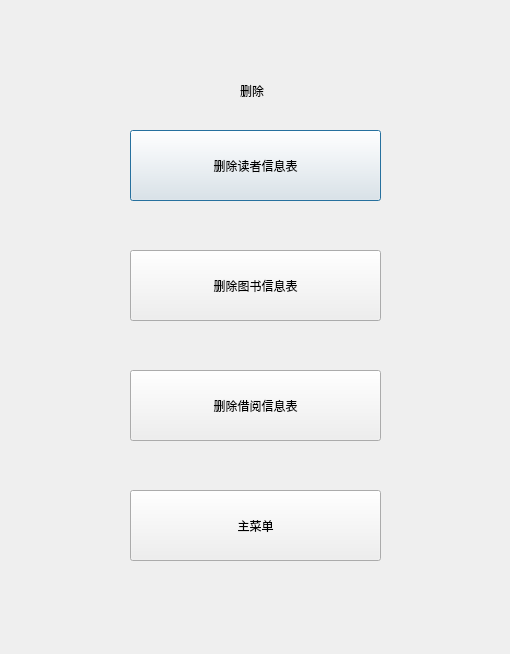
<?xml version="1.0" encoding="UTF-8"?>
<ui version="4.0">
 <class>Dialog</class>
 <widget class="QDialog" name="Dialog">
  <property name="geometry">
   <rect>
    <x>0</x>
    <y>0</y>
    <width>510</width>
    <height>654</height>
   </rect>
  </property>
  <property name="windowTitle">
   <string>删除</string>
  </property>
  <widget class="QLabel" name="label">
   <property name="geometry">
    <rect>
     <x>240</x>
     <y>60</y>
     <width>121</width>
     <height>61</height>
    </rect>
   </property>
   <property name="toolTipDuration">
    <number>-5</number>
   </property>
   <property name="text">
    <string>删除</string>
   </property>
  </widget>
  <widget class="QPushButton" name="pushButton">
   <property name="geometry">
    <rect>
     <x>130</x>
     <y>130</y>
     <width>251</width>
     <height>71</height>
    </rect>
   </property>
   <property name="toolTipDuration">
    <number>-1</number>
   </property>
   <property name="text">
    <string>删除读者信息表</string>
   </property>
  </widget>
  <widget class="QPushButton" name="pushButton_2">
   <property name="geometry">
    <rect>
     <x>130</x>
     <y>250</y>
     <width>251</width>
     <height>71</height>
    </rect>
   </property>
   <property name="text">
    <string>删除图书信息表</string>
   </property>
  </widget>
  <widget class="QPushButton" name="pushButton_3">
   <property name="geometry">
    <rect>
     <x>130</x>
     <y>370</y>
     <width>251</width>
     <height>71</height>
    </rect>
   </property>
   <property name="text">
    <string>删除借阅信息表</string>
   </property>
  </widget>
  <widget class="QPushButton" name="pushButton_4">
   <property name="geometry">
    <rect>
     <x>130</x>
     <y>490</y>
     <width>251</width>
     <height>71</height>
    </rect>
   </property>
   <property name="text">
    <string>主菜单</string>
   </property>
  </widget>
 </widget>
 <resources/>
 <connections/>
</ui>
